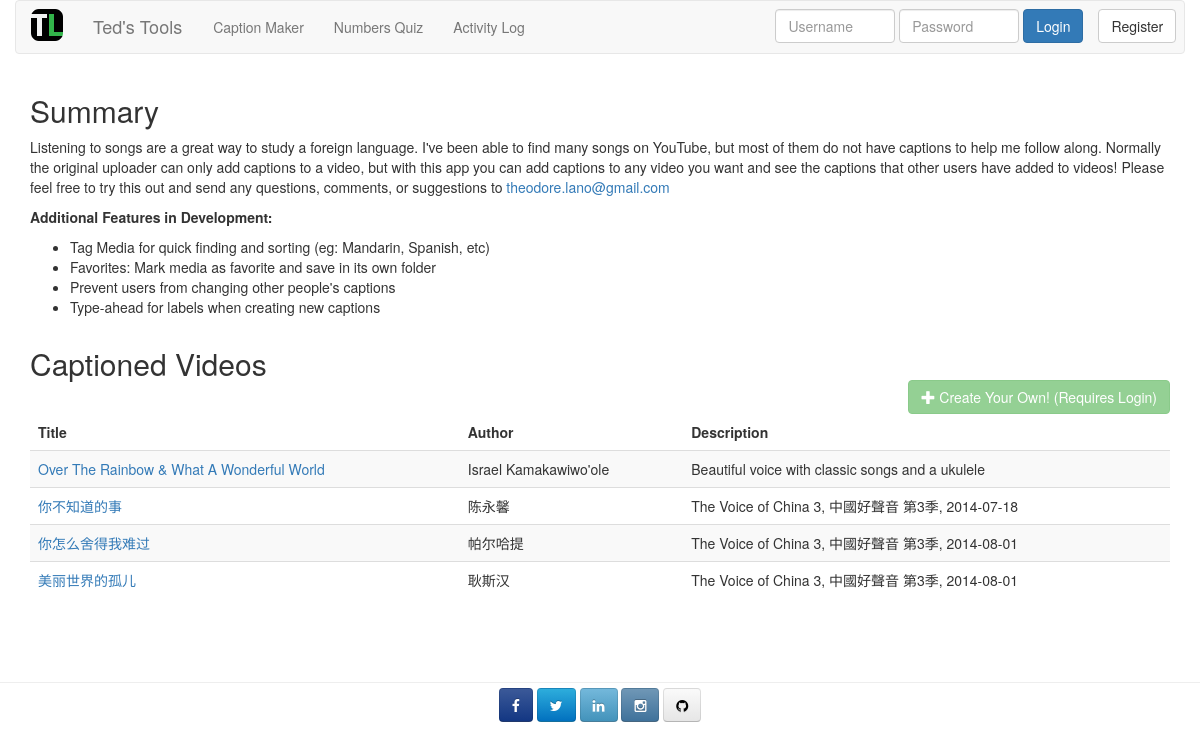
/caption_maker/media_list, run on an earlier commit of the app's database.
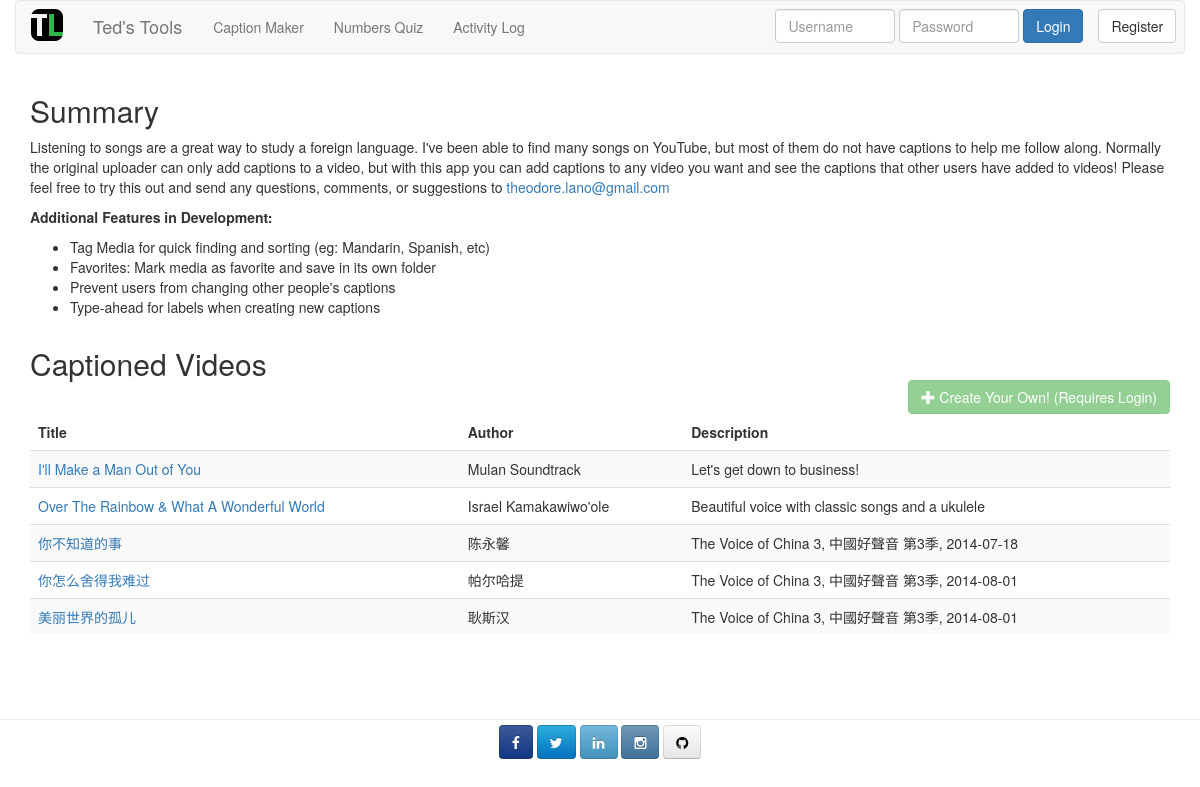
And on a later commit of the database.
### caption_maker/models.py (models this page shows, shortened)
class Media(models.Model):
    media_type = models.CharField(max_length = 8)
    reference_id = models.CharField(max_length = 32)
    title = models.CharField(max_length=255)
    author = models.CharField(null=True, max_length=32)
    description = models.TextField(null=True)
    start_time = models.DecimalField(null=True, max_digits=6, decimal_places=1)
    end_time = models.DecimalField(null=True, max_digits=6, decimal_places=1)
    is_active = models.BooleanField(default=True)
    created_at = models.DateTimeField(auto_now_add=True)
    created_by = models.ForeignKey(User)
    class Meta:
        ordering = ['title',]

### caption_maker/views.py (the view)
def media_list(request):
    media_list = Media.objects.all()
    if request.user.is_authenticated():
        favorite_media_ids = FavoriteMedia.objects.filter(user=request.user).values_list('media_id', flat=True)
    else:
        favorite_media_ids = []
    response = {
        'media_list': media_list,
        'favorite_media_ids': favorite_media_ids
    }
    return render(request, 'caption_maker/media_list.html', response)

### caption_maker/templates/caption_maker/media_list.html (shortened to what this page needs)
{% extends "base.html" %}
{% load static %}
{% load crispy_forms_tags %}
{% block css %}
<link rel="stylesheet" type="text/css" href="{% static 'caption_maker/css/media_list.css' %}">
{% endblock %}
{% block content %}
<h2>Summary</h2>
<p>
  Listening to songs are a great way to study a foreign language.  I've been able to find many songs on YouTube,
  but most of them do not have captions to help me follow along.  Normally the original uploader can only add
  captions to a video, but with this app you can add captions to any video you want and see the captions that
  other users have added to videos!  Please feel free to try this out and send any questions, comments, or
  suggestions to
  <a href="mailto:theodore.lano@gmail.com?Subject=Caption%20Maker%20Comment" target="_top">
    theodore.lano@gmail.com
  </a>
</p>
<p>
  <strong>Additional Features in Development:</strong><br/>
  <ul>
    <li>Tag Media for quick finding and sorting (eg: Mandarin, Spanish, etc)</li>
    <li>Favorites: Mark media as favorite and save in its own folder</li>
    <li>Prevent users from changing other people's captions</li>
    <li>Type-ahead for labels when creating new captions</li>
  </ul>
</p>
<br/>
<div class="media-list-header">
  <h2>Captioned Videos</h2>
  <br/>
  <a href="{% url 'caption_maker:create_new' %}" class="btn btn-success pull-right {% if not user.is_authenticated %}disabled{% endif %}">
      <span class="glyphicon glyphicon-plus" aria-hidden="true"></span> Create Your Own!
      {% if not user.is_authenticated %}
        (Requires Login)
      {% endif %}
  </a>
</div>
<table class="table table-striped">
  <thead>
    <tr>
      <td>Title</td>
      <td>Author</td>
      <td>Description</td>
    </tr>
  </thead>
  <tbody>
    {% for media in media_list %}
    <tr>
      <td>
        <a href="{% url 'caption_maker:media_detail' media_pk=media.pk %}">
          {{ media.title }}
        </a>
      </td>
      <td>
        {{ media.author }}
      </td>
      <td>
        {{ media.description }}
      </td>
    </tr>
    {% endfor %}
  </tbody>
</table>
{% endblock %}

### templates/base.html (shortened to what this page needs)
{% load staticfiles %}
<!DOCTYPE html>
<html lang="en">
<head>
  <link href="{% static 'css/bootstrap.min.css' %}" rel="stylesheet">
  <link href="{% static 'css/social-buttons.css' %}" rel="stylesheet">
  <link href="{% static 'css/font-awesome.min.css' %}" rel="stylesheet">
  <link href="{% static 'css/bootstrap-custom.css' %}" rel="stylesheet">
  <link href="{% static 'css/base.css' %}" rel="stylesheet">
  {% block css %}{% endblock %}
</head>
<body>
  <div class="container-fluid">
    {% include 'navbar.html' %}
  </div>
  <br/>
  <div class="container body">
    {% block content %}{% endblock %}
  </div>
  <footer class="text-center footer">
    <hr/>
    <div class="row footer">
      <div class="col-sm-3">
      </div>
      <div class="col-sm-6">
        <div class="footer-block">
          <a href="https://www.facebook.com/ted.lano" class="btn btn-facebook" target="_blank"><i class="fa fa-facebook"></i></a>
          <a href="https://twitter.com/tlano" class="btn btn-twitter"><i class="fa fa-twitter" target="_blank"></i></a>
          <a href="https://www.linkedin.com/in/theodore-lano-b5a34723" class="btn btn-linkedin" target="_blank"><i class="fa fa-linkedin"></i></a>
          <a href="https://www.instagram.com/tederoo/" class="btn btn-instagram" target="_blank"><i class="fa fa-instagram"></i></a>
          <a href="https://github.com/theodore4889" class="btn btn-github" target="_blank"><i class="fa fa-github"></i></a>
        </div>
      </div>
      <div class="col-sm-3">
      </div>
    </div>
  </footer>
</body>
</html>

### templates/navbar.html (shortened to what this page needs)
{% load staticfiles %}
<nav class="navbar navbar-default">
  <div class="navbar-header">
    <a class="navbar-brand" href="{% url 'views.home' %}">
      <img alt="Brand" src="{% static 'img/tl_favicon.png' %}">
    </a>
    <a class="navbar-brand" href="{% url 'views.home' %}">Ted's Tools</a>
  </div>
  <div id="navbar" class="navbar-collapse collapse">
    <ul class="nav navbar-nav navbar">
      <li><a href="{% url 'caption_maker:media_list' %}">Caption Maker</a></li>
      <li><a href="{% url 'views.numbers_quiz' %}">Numbers Quiz</a></li>
      <li><a href="{% url 'activity_log:home' %}">Activity Log</a></li>
    </ul>
    <div class="nav navbar-nav navbar-right">
      {% if not user.is_authenticated %}
      <form class="navbar-form navbar-left" role="login" method="POST" action="/login">{% csrf_token %}
        <div class="form-group login-input">
          <input type="text" id="login-username" name="username" class="form-control" placeholder="Username">
          <input type="password" id="login-password" name="password" class="form-control" placeholder="Password">
        </div>
        <button type="submit" id="login-button" class="btn btn-primary navbar-sm">Login</button>
      </form>
      <a href="{% url 'views.registration' %}">
        <button type="button" id="register-button" class="btn btn-default navbar-sm navbar-btn">Register</button>
      </a>
      {% endif %}
      <span>&nbsp;</span>
    </div>
  </div>
</nav>

### assets/css/social-buttons.css (style rules this page uses)
.btn-facebook { color: #ffffff; text-shadow: 0 -1px 0 rgba(0, 0, 0, 0.25); background-color: #2b4b90; *background-color: #133783; background-image: -moz-linear-gradient(top, #3b5998, #133783); background-image: -webkit-gradient(linear, 0 0, 0 100%, from(#3b5998), to(#133783)); background-image: -webkit-linear-gradient(top, #3b5998, #133783); background-image: -o-linear-gradient(top, #3b5998, #133783); background-image: linear-gradient(to bottom, #3b5998, #133783); background-repeat: repeat-x; border-color: #133783 #133783 #091b40; border-color: rgba(0, 0, 0, 0.1) rgba(0, 0, 0, 0.1) rgba(0, 0, 0, 0.25); filter: progid:DXImageTransform.Microsoft.gradient(startColorstr='#ff3b5998', endColorstr='#ff133783', GradientType=0); filter: progid:DXImageTransform.Microsoft.gradient(enabled=false); }
.btn-twitter { color: #ffffff; text-shadow: 0 -1px 0 rgba(0, 0, 0, 0.25); background-color: #1c95d0; *background-color: #0271bf; background-image: -moz-linear-gradient(top, #2daddc, #0271bf); background-image: -webkit-gradient(linear, 0 0, 0 100%, from(#2daddc), to(#0271bf)); background-image: -webkit-linear-gradient(top, #2daddc, #0271bf); background-image: -o-linear-gradient(top, #2daddc, #0271bf); background-image: linear-gradient(to bottom, #2daddc, #0271bf); background-repeat: repeat-x; border-color: #0271bf #0271bf #014473; border-color: rgba(0, 0, 0, 0.1) rgba(0, 0, 0, 0.1) rgba(0, 0, 0, 0.25); filter: progid:DXImageTransform.Microsoft.gradient(startColorstr='#ff2daddc', endColorstr='#ff0271bf', GradientType=0); filter: progid:DXImageTransform.Microsoft.gradient(enabled=false); }
.btn-github { color: #000000; text-shadow: 0 0.7px 0 rgba(0, 0, 0, 0.1); background-color: #f2f2f2; *background-color: #e6e6e6; background-image: -moz-linear-gradient(top, #fafafa, #e6e6e6); background-image: -webkit-gradient(linear, 0 0, 0 100%, from(#fafafa), to(#e6e6e6)); background-image: -webkit-linear-gradient(top, #fafafa, #e6e6e6); background-image: -o-linear-gradient(top, #fafafa, #e6e6e6); background-image: linear-gradient(to bottom, #fafafa, #e6e6e6); background-repeat: repeat-x; border-color: #e6e6e6 #e6e6e6 #c0c0c0; border-color: rgba(0, 0, 0, 0.1) rgba(0, 0, 0, 0.1) rgba(0, 0, 0, 0.25); filter: progid:DXImageTransform.Microsoft.gradient(startColorstr='#fffafafa', endColorstr='#ffe6e6e6', GradientType=0); filter: progid:DXImageTransform.Microsoft.gradient(enabled=false); }
.btn-linkedin { color: #ffffff; text-shadow: 0 -1px 0 rgba(0, 0, 0, 0.25); background-color: #60a9ce; *background-color: #4393bb; background-image: -moz-linear-gradient(top, #73b8db, #4393bb); background-image: -webkit-gradient(linear, 0 0, 0 100%, from(#73b8db), to(#4393bb)); background-image: -webkit-linear-gradient(top, #73b8db, #4393bb); background-image: -o-linear-gradient(top, #73b8db, #4393bb); background-image: linear-gradient(to bottom, #73b8db, #4393bb); background-repeat: repeat-x; border-color: #4393bb #4393bb #2f6783; border-color: rgba(0, 0, 0, 0.1) rgba(0, 0, 0, 0.1) rgba(0, 0, 0, 0.25); filter: progid:DXImageTransform.Microsoft.gradient(startColorstr='#ff73b8db', endColorstr='#ff4393bb', GradientType=0); filter: progid:DXImageTransform.Microsoft.gradient(enabled=false); }
.btn-instagram { color: #ffffff; text-shadow: 0 -1px 0 rgba(0, 0, 0, 0.25); background-color: #5c88ab; *background-color: #3f729b; background-image: -moz-linear-gradient(top, #6f97b6, #3f729b); background-image: -webkit-gradient(linear, 0 0, 0 100%, from(#6f97b6), to(#3f729b)); background-image: -webkit-linear-gradient(top, #6f97b6, #3f729b); background-image: -o-linear-gradient(top, #6f97b6, #3f729b); background-image: linear-gradient(to bottom, #6f97b6, #3f729b); background-repeat: repeat-x; border-color: #3f729b #3f729b #294a65; border-color: rgba(0, 0, 0, 0.1) rgba(0, 0, 0, 0.1) rgba(0, 0, 0, 0.25); filter: progid:DXImageTransform.Microsoft.gradient(startColorstr='#ff6f97b6', endColorstr='#ff3f729b', GradientType=0); filter: progid:DXImageTransform.Microsoft.gradient(enabled=false); }

### assets/css/base.css (style rules this page uses)
.navbar-brand img { margin-top: -7px; }
.navbar { margin-bottom: 0px; }
.navbar-form .login-input input { width: 120px; }
.body { padding-bottom: 44px; }
footer { width: 100%; position: relative; height: 44px; bottom: 0px; }
.footer-block { margin-top: -15px; }

### caption_maker/static/caption_maker/css/media_list.css (style rules this page uses)
.media-list-header h2, button { display: inline; }

What changed in the data, as far as the page shows it:
added Media: title "I'll Make a Man Out of You", author "Mulan Soundtrack", description "Let's get down to business!"
